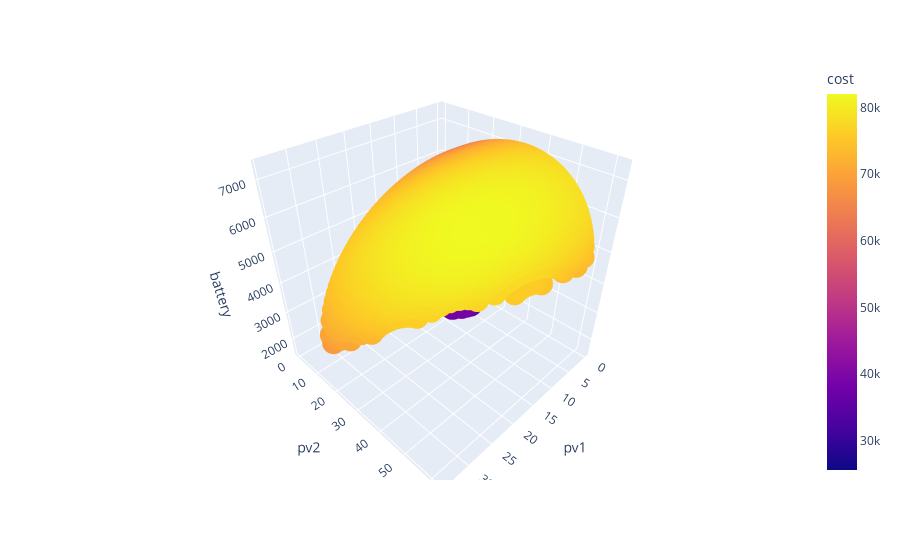

Notebook code cell kept with this figure:
### Code cell
calc_cheby_2(full_df[full_df['type'] == 0])

### Figure 1 — Plotly figure (JSON) as saved in the notebook; plotly's stock layout.template omitted (floating-point values rounded to 4 significant figures; data arrays with more than 128 entries replaced by an {"elided": "..."} marker saying what was removed)
{"data": [{"hovertemplate": "pv1=%{x}<br>pv2=%{y}<br>battery=%{z}<br>cost=%{marker.color}<extra></extra>", "legendgroup": "", "marker": {"color": {"elided": "660 float values"}, "coloraxis": "coloraxis", "symbol": "circle"}, "mode": "markers", "name": "", "scene": "scene", "showlegend": false, "type": "scatter3d", "x": {"elided": "660 float values"}, "y": {"elided": "660 float values"}, "z": {"elided": "660 float values"}}, {"hovertemplate": "0=%{x}<br>1=%{y}<br>2=%{z}<br>3=%{marker.color}<extra></extra>", "legendgroup": "", "marker": {"color": {"elided": "3102 float values"}, "coloraxis": "coloraxis", "symbol": "circle"}, "mode": "markers", "name": "", "scene": "scene", "showlegend": false, "type": "scatter3d", "x": {"elided": "3102 float values"}, "y": {"elided": "3102 float values"}, "z": {"elided": "3102 float values"}}], "layout": {"coloraxis": {"colorbar": {"title": {"text": "cost"}}, "colorscale": [[0, "#0d0887"], [0.1111, "#46039f"], [0.2222, "#7201a8"], [0.3333, "#9c179e"], [0.4444, "#bd3786"], [0.5556, "#d8576b"], [0.6667, "#ed7953"], [0.7778, "#fb9f3a"], [0.8889, "#fdca26"], [1, "#f0f921"]]}, "legend": {"tracegroupgap": 0}, "margin": {"t": 60}, "scene": {"domain": {"x": [0, 1], "y": [0, 1]}, "xaxis": {"title": {"text": "pv1"}}, "yaxis": {"title": {"text": "pv2"}}, "zaxis": {"title": {"text": "battery"}}}}}
